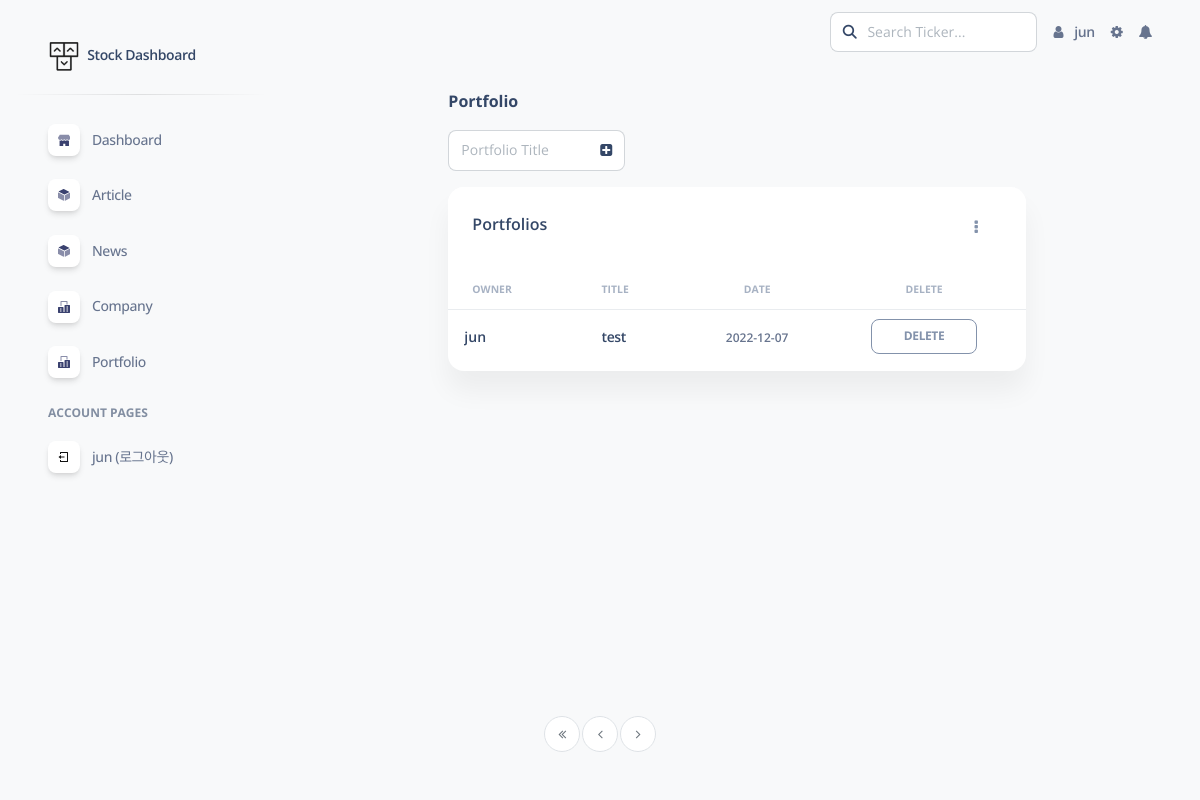
Page /portfolio/ (signed in) on the earlier database version.
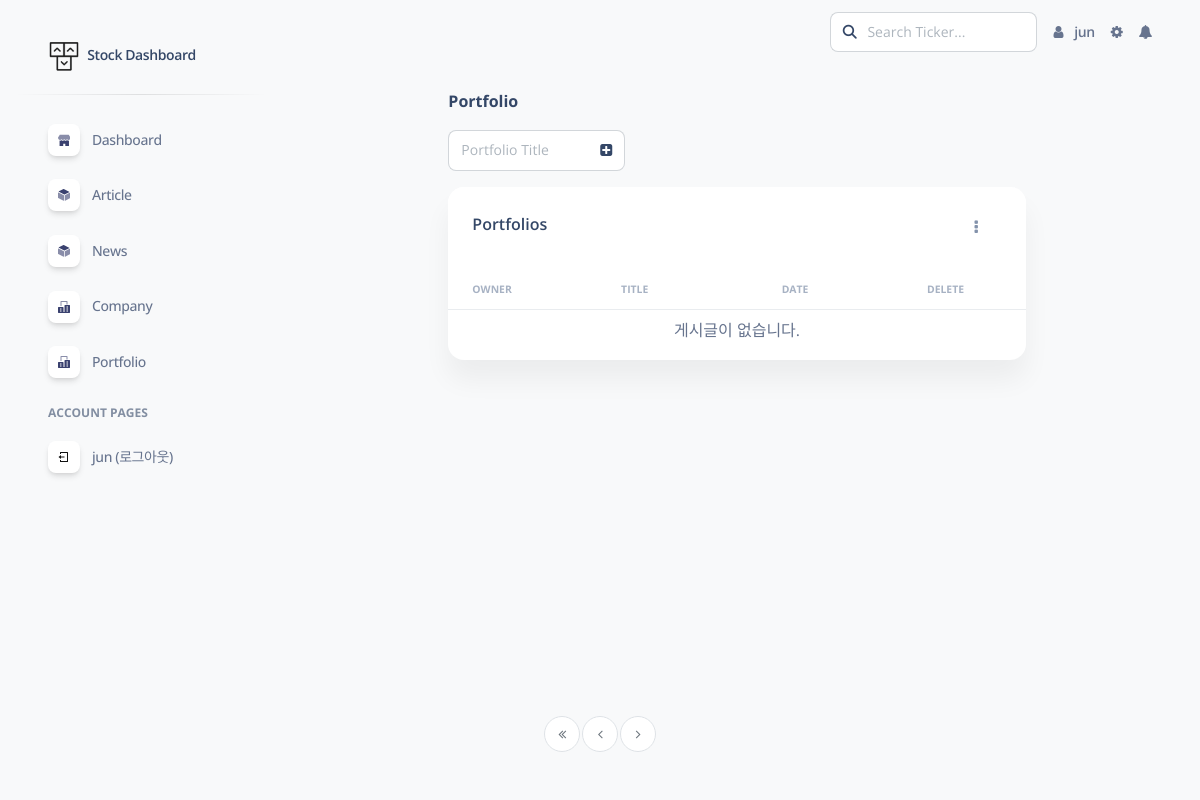
Same page on the later database version.
### portfolio/models.py (models this page shows, shortened)
class Portfolio(models.Model):
    title = models.CharField(max_length=200)
    author = models.ForeignKey(User, on_delete=models.CASCADE, related_name='author_portfolio')
    port_history = models.TextField(null=True, blank=True, default="")
    monthly_return = models.TextField(null=True, blank=True, default="")
    port_value = models.FloatField(default=0, null=True)
    weight = models.IntegerField(default=0, null=True)
    create_date = models.DateTimeField()
    modify_date = models.DateTimeField(null=True, blank=True)
    money = models.IntegerField(null=True, blank=True ,default=0)

### portfolio/views/base_views.py (the view, shortened to what this page needs)
# urls.py: path('', base_views.index, name='index'),
def index(request):
    symbol = request.GET.get("ticker", "")
    context = {"page":"Portfolio"}
    context['ticker'] = symbol
    portfolio = Portfolio.objects.order_by('-create_date')
    if symbol:
        data = yf.Ticker(symbol)
        data_info = data.cashflow
        context['result'] = data_info.to_html
    context["portfolio"] = portfolio
    print()
    return render(request, 'main/port_list.html', context)

### templates/main/port_list.html (shortened to what the changed rows need)
{% extends 'main/base.html' %} {% load static %} {% block articles %}
<main
    class="main-content position-relative max-height-vh-100 h-100 mt-1 border-radius-lg"
>
    <div class="container-fluid mb-10">
        <div class="row my-4  justify-content-center">
            <div class="col-lg-8 col-md-6 mb-md-0 mb-4">
                <div class="card w-100">
                    <div class="card-body px-0 pb-2">
                        <div class="table-responsive w-100">
                            <table class="table align-items-center mb-0 w-100">
                                <thead>
                                    <tr>
                                        <th
                                            class="text-uppercase text-secondary text-xxs font-weight-bolder opacity-7"
                                        >
                                            Owner
                                        </th>
                                        <th
                                            class="text-uppercase text-secondary text-xxs font-weight-bolder opacity-7 ps-2"
                                        >
                                            Title
                                        </th>
                                        <th
                                            class="text-center text-uppercase text-secondary text-xxs font-weight-bolder opacity-7"
                                        >
                                            Date
                                        </th>
                                        <th
                                            class="text-center text-uppercase text-secondary text-xxs font-weight-bolder opacity-7"
                                        >
                                            Delete
                                        </th>
                                    </tr>
                                </thead>
                                <tbody>
                                    {% if portfolio %}
                                    {% for port in portfolio %}
                                    {% if request.user == port.author %}
                                    <tr>
                                        <td>
                                            <div class="d-flex px-2 py-1">
                                                <div
                                                    class="d-flex flex-column justify-content-center articleTitle"
                                                >
                                                    <h6 class="mb-0 text-sm  d-inline-block text-truncate">
                                                        {{ port.author.username }}
                                                    </h6>
                                                </div>
                                            </div>
                                        </td>
                                        <td>
                                            <div class="avatar-group mt-2">
                                                <h6 class="mb-0 text-sm  d-inline-block text-truncate">
                                                    <a
                                                        class="articlTitle"
                                                        href="{% url 'portfolio:detail' port.id %}">
                                                    {{ port.title }}
                                                    </a>
                                                </h6>
                                            </div>
                                        </td>
                                        <td
                                            class="align-middle text-center text-sm"
                                        >
                                            <span
                                                class="text-xs font-weight-bold"
                                            >
                                            {{ port.create_date|date:"Y-m-d" }}
                                            </span>
                                        </td>
                                        <td class="align-middle text-center text-sm">
                                            <a
                                                href="javascript:void(0)"
                                                class="delete btn btn-sm btn-outline-secondary mb-0"
                                                data-uri="{% url 'portfolio:port_delete' port_id=port.id %}"
                                                >DELETE</a
                                            >
                                        </td>
                                    </tr>
                                    {% endif %}
                                    {% endfor %}
                                    {% else %}
                                    <tr>
                                        <td colspan="6" class="text-center">게시글이 없습니다.</td>
                                    </tr>
                                    {% endif %}
                                </tbody>
                            </table>
                        </div>
                    </div>
                </div>
            </div>
        </div>
    </div>
</main>
{% endblock articles %}

Differences in the rows shown:
removed Portfolio: author.username "jun", title "test", create_date "2022-12-07"
Other differences:
text now shown: "게시글이 없습니다."
